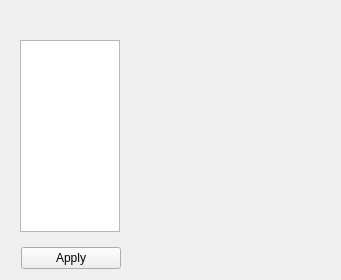
        <widget class="QWidget" name="settings">
         <property name="sizePolicy">
          <sizepolicy hsizetype="MinimumExpanding" vsizetype="MinimumExpanding">
           <horstretch>0</horstretch>
           <verstretch>0</verstretch>
          </sizepolicy>
         </property>
         <attribute name="title">
          <string>Settings</string>
         </attribute>
         <layout class="QVBoxLayout" name="verticalLayout_3">
          <item>
           <layout class="QHBoxLayout" name="horizontalLayout_7">
            <property name="spacing">
             <number>0</number>
            </property>
            <item>
             <widget class="QWidget" name="widget_2" native="true">
              <property name="sizePolicy">
               <sizepolicy hsizetype="Fixed" vsizetype="MinimumExpanding">
                <horstretch>0</horstretch>
                <verstretch>0</verstretch>
               </sizepolicy>
              </property>
              <property name="minimumSize">
               <size>
                <width>110</width>
                <height>0</height>
               </size>
              </property>
              <layout class="QVBoxLayout" name="verticalLayout_9">
               <property name="spacing">
                <number>1</number>
               </property>
               <property name="rightMargin">
                <number>10</number>
               </property>
               <item>
                <spacer name="verticalSpacer_3">
                 <property name="orientation">
                  <enum>Qt::Vertical</enum>
                 </property>
                 <property name="sizeType">
                  <enum>QSizePolicy::Minimum</enum>
                 </property>
                 <property name="sizeHint" stdset="0">
                  <size>
                   <width>20</width>
                   <height>20</height>
                  </size>
                 </property>
                </spacer>
               </item>
               <item>
                <widget class="QListView" name="SectionListView">
                 <property name="sizePolicy">
                  <sizepolicy hsizetype="Preferred" vsizetype="MinimumExpanding">
                   <horstretch>0</horstretch>
                   <verstretch>0</verstretch>
                  </sizepolicy>
                 </property>
                 <property name="minimumSize">
                  <size>
                   <width>100</width>
                   <height>0</height>
                  </size>
                 </property>
                 <property name="maximumSize">
                  <size>
                   <width>100</width>
                   <height>16777215</height>
                  </size>
                 </property>
                 <property name="editTriggers">
                  <set>QAbstractItemView::NoEditTriggers</set>
                 </property>
                </widget>
               </item>
              </layout>
             </widget>
            </item>
            <item>
             <layout class="QFormLayout" name="SectionLayout">
              <property name="fieldGrowthPolicy">
               <enum>QFormLayout::AllNonFixedFieldsGrow</enum>
              </property>
              <property name="formAlignment">
               <set>Qt::AlignLeading|Qt::AlignLeft|Qt::AlignTop</set>
              </property>
              <property name="horizontalSpacing">
               <number>0</number>
              </property>
              <property name="verticalSpacing">
               <number>5</number>
              </property>
              <item row="0" column="0">
               <widget class="QLabel" name="SetupSectionTitle">
                <property name="minimumSize">
                 <size>
                  <width>200</width>
                  <height>30</height>
                 </size>
                </property>
                <property name="maximumSize">
                 <size>
                  <width>200</width>
                  <height>20</height>
                 </size>
                </property>
                <property name="font">
                 <font>
                  <weight>75</weight>
                  <bold>true</bold>
                 </font>
                </property>
                <property name="text">
                 <string/>
                </property>
               </widget>
              </item>
             </layout>
            </item>
           </layout>
          </item>
          <item>
           <layout class="QHBoxLayout" name="horizontalLayout">
            <property name="spacing">
             <number>0</number>
            </property>
            <property name="leftMargin">
             <number>10</number>
            </property>
            <item>
             <widget class="QPushButton" name="SetupApplyButton">
              <property name="minimumSize">
               <size>
                <width>100</width>
                <height>0</height>
               </size>
              </property>
              <property name="maximumSize">
               <size>
                <width>100</width>
                <height>16777215</height>
               </size>
              </property>
              <property name="text">
               <string>Apply</string>
              </property>
             </widget>
            </item>
            <item>
             <spacer name="horizontalSpacer_2">
              <property name="orientation">
               <enum>Qt::Horizontal</enum>
              </property>
              <property name="sizeHint" stdset="0">
               <size>
                <width>40</width>
                <height>20</height>
               </size>
              </property>
             </spacer>
            </item>
           </layout>
          </item>
         </layout>
        </widget>
